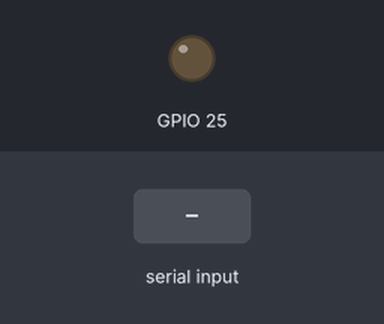
A program run on a simulated Raspberry Pi (BCM pin numbers). On the bench: output pins drawn as LEDs (lit = HIGH). The inputs (shaded band) are chosen by the test bench. Files the program writes start out absent; the clock reads 2024-03-15 10:24:30 at power-on unless the program sets it.

Above: at 1.2 s.
1.3 s: "1\n" received over the second serial link
At 2.6 s:
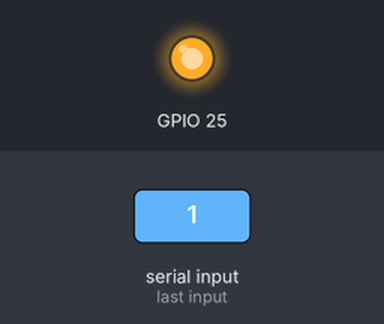
Timing chart, 0 to 4.3 s (numbered marks = the images above; inputs shaded):
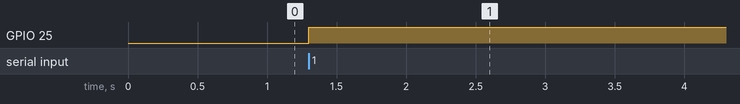

The program:

lecturaUSB.py
```python
#!/usr/bin/python


# este codigo es el encargado del almacenamiento de datos enviados por el arduino nano correspondiente al equipo que toma la respiracion
# lee todos los datos que le envia el arduino via  bluetooth con una frecuencia de aproximadamente 12 hz
# el programa va almacenando los valores recibidos por el bluetooth que se encuentra en la raspberry, estos valores se almacenana en una lista
# y al mismo tiempo se almacenan en un archivo .txt llamado archivo5.txt
# se usan las funciones de la libreria time para saber si han pasado 60 segundos, esto con el fin de que cuando ya hayan pasado 60 segundos se va a
# pasar los datos almacenados en la lista a un archivo .txt llamado respiracion1min.txt, este archivo es el que va a ser procesado para calcular la
# frecuencia respiratoria en un minuto

import numpy as np
from StringIO import StringIO
import serial
from numpy import array
import time
import RPi.GPIO as GPIO
import subprocess
import sys

## primero establecemos la configuración de los pines GPIO para poder ubicar un led el cual va a servir de indicador cuando entre a diferentes métodos
GPIO.setmode(GPIO.BCM)
GPIO.setwarnings(False)
# se usará el pin 25 para ubicar el led
GPIO.setup(25,GPIO.OUT)
GPIO.output(25,GPIO.LOW)
# se abren los archivos en donde se van a almacenar los datos recibidos , en este caso respiracion1min que contiene los datos
#almacenados en un minutos y son los que se van a pasar para ser procesados, archivo5 contiene todos los datos que le llegan
#durante toda la transmisión
f1=open('/home/pi/respiracion1min.txt','w+')
f22=open('/home/pi/archivo5.txt','w+')
# en la variable response se va a almacenar los datos
response=''
# en lista se almacenaran los datos temporalmente(durante 1 minuto) para luego pasarlos al alrchivo2
lista=[]
cont=0
# se abre el puerto USB para poder recibir los datos, el bluettoh está conectado a un adaptaror que pasa de serial a USB esto con el fin de conectar
#un segundo modulo bluettoh yq que  la raspberry solo posee por defecto un puerto GPIO tanto para tx y rx
# se establece una velocidad de 9600 y un timeout de 500
ser=serial.Serial('/dev/ttyUSB0',9600,timeout=1000)
# abrimos el puerto serial
ser.open()
# se da inicio a la toma de tiempo
start=time.time()
# se hace un cilo infinito  para que se esté leyendo continuamente el puerto USB
while True:
# en la vairable response se almacena el dato recibido, el programa va a esperar el tiempo que se ha establecido en timeout, si durante ese tiempo
# no ha recibido nada pasa a la siguiente línea de código lo que va a dejar un espacio en el archivo txt
# se hace uso de rstrip('\n') para eliminar el salto de linea que agrega arduino en el dato recibido
 response=ser.readline().rstrip('\n')
# encendemos el led para indicar que ya se esta procediendo a la toma de
 GPIO.output(25,GPIO.HIGH)
# se escribe en el archivo4.txt el dato recibido por el puerto serial
 f22.write(response)
# se almacena en la lista el valor recibido
 lista.insert(cont,response)
 cont=cont+1
# se determina el tiempo para posteriormente ver si han pasado 60 swgundos despues de que se dio inicio al reloj
 end=time.time()
 tiemp=end-start
# si han pasado 60 segundos  se procede a almacenar los datos en archivo2, se lo contrario se sigue tomando datos
 if(tiemp>60):
  print "pasaron 60 segundos"
  indice=0
# abrimos el archivo2.txt para almacenar los datos
  f1=open('/home/pi/respiracion1min.txt','w+')
# creamos un ciclo para poder copiar los datos que están almacenados en la lista
  for indice in range(3,cont):
   f1.write(lista[indice])
  cont=0
# se hace le procedimiento para borrar los datos que estan en el otro txt
  f1.close()
 # abrimos un subproceso el cual es el encargado de procesar los datos almacenados en el archivo2.txt este es llamado respiracion.py
  process4=subprocess.Popen('/home/pi/respiracion.py')
 # vaciamos la memoria cache del puerto serial
  ser.flushInput()
 # vaciamos todo el contenido de la lista
  del lista[:]
# damos inicio de nuevo al tiempo
  start=time.time()
```

Measured:
- after the input at 1.3 s, GPIO 25: LOW → HIGH at once
